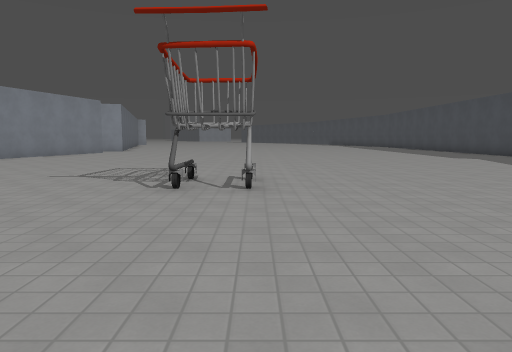
View 1 (above)

24 first-person views from a walk through a Godot game level. The camera is 1.4 m above the floor, tilts 6° down and sees 70° across. The floor is counted in squares, 2 m on a side. Each view is taken from the middle of a square. On the plan, view 1 faces up. The plan holds only what a view shows up to about 11 squares ahead; the rest is blank. The place goes on beyond the plan. Some surface patterns are stand-ins.

View 2
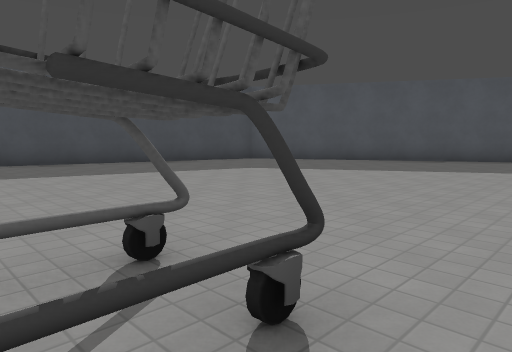

View 3
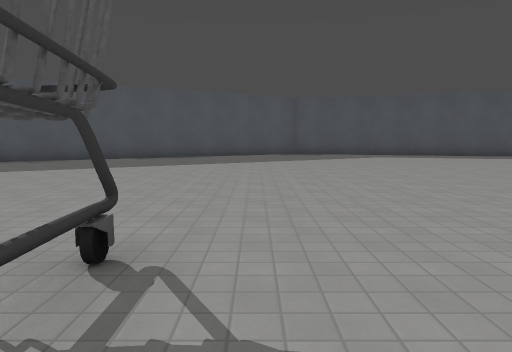

View 4
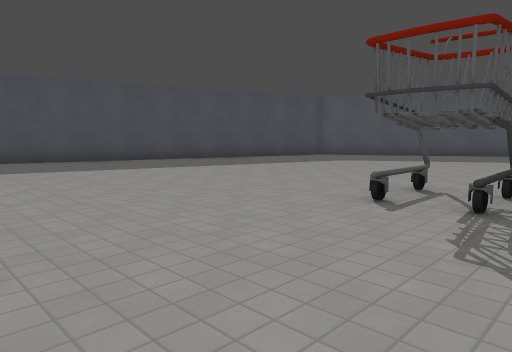

View 5
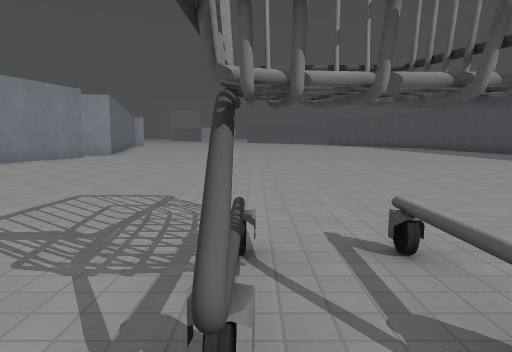

View 6
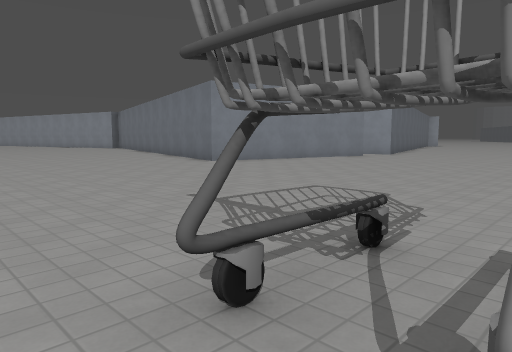

View 7
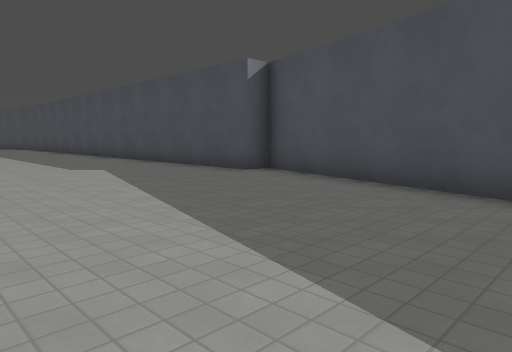

View 8
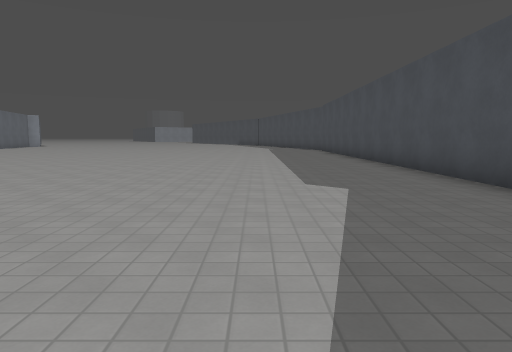

View 9
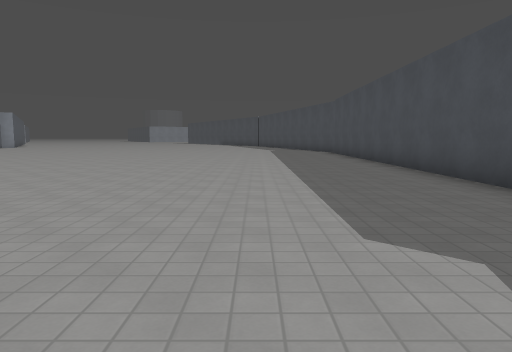

View 10
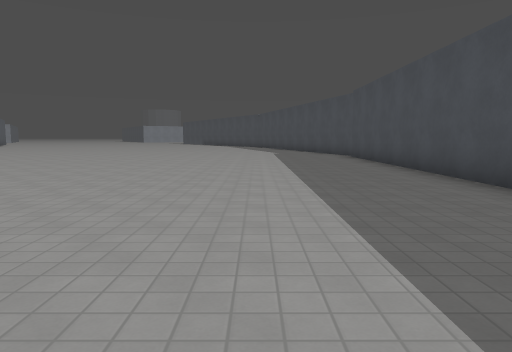

View 11
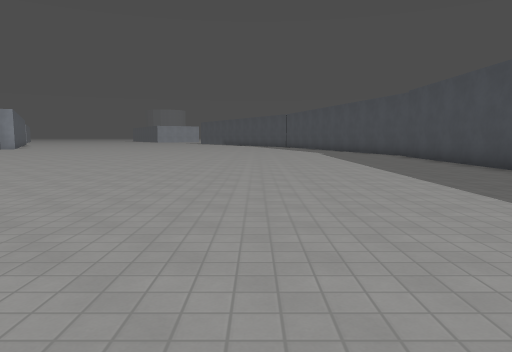

View 12
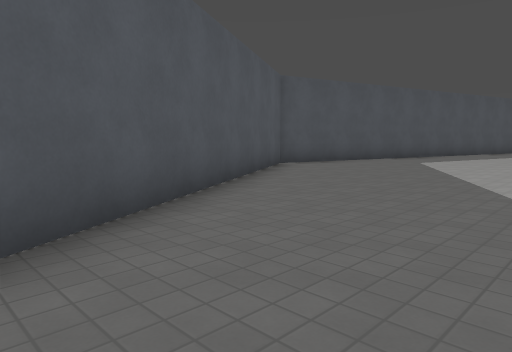

View 13
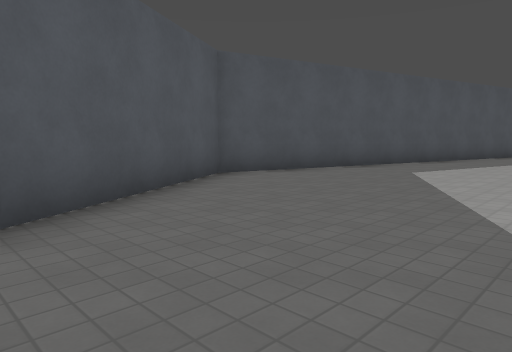

View 14
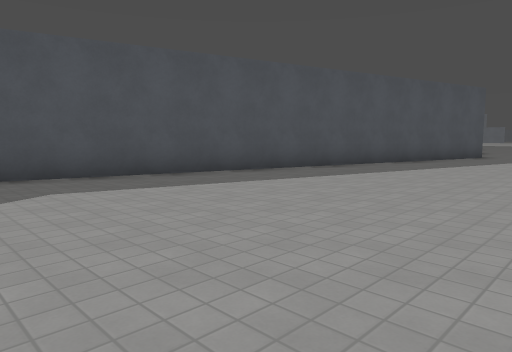

View 15
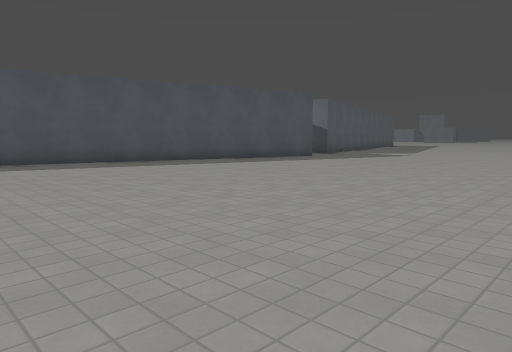

View 16
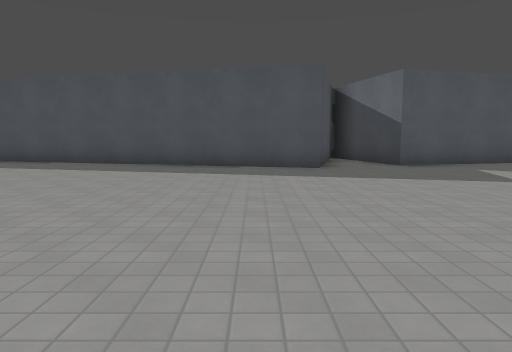

View 17
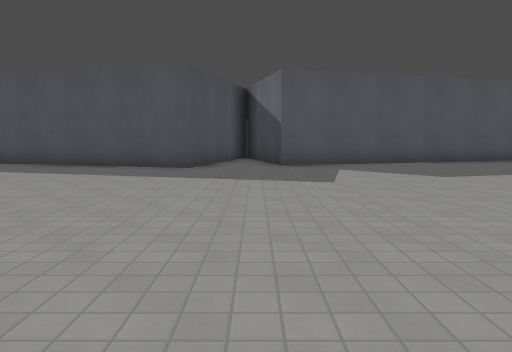

View 18
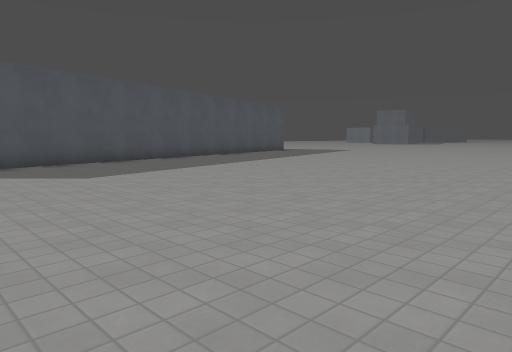

View 19
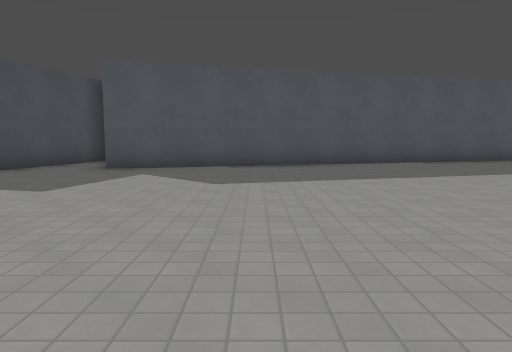

View 20
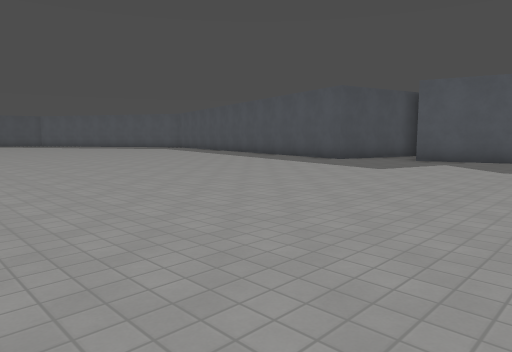

View 21
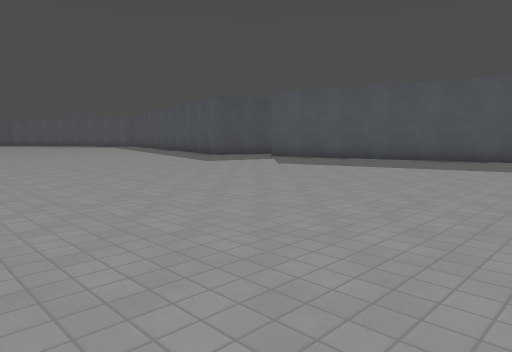

View 22
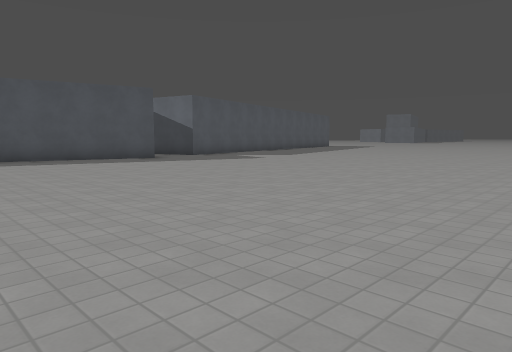

View 23
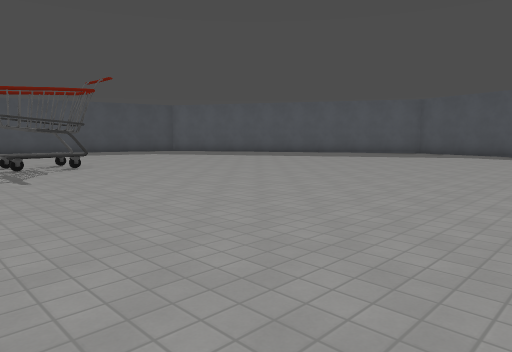

View 24
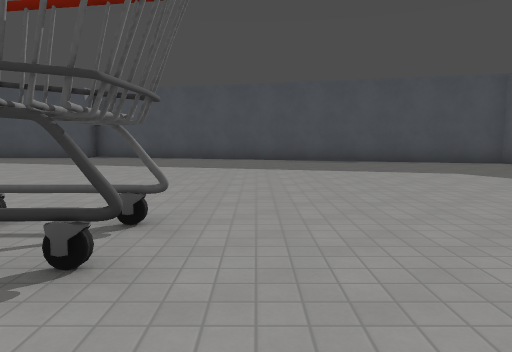

### Floor plan
Points are (right, up) in squares from view 1. A wall is a line through its corners. A room is listed if a view was taken in it or the views show most of it. See-through windows are left out.
Room 1 (views 1, 2, 3, 4, 5, 6, 7, 8, 9, 10, 11, 12, 13, 14, 15, 16, 17, 18, 19, 20, 21, 22, 23, 24)
walls: (-1.1, 5.2) (-1.1, 6.3); (-7.6, 15.1) (-7.9, 13.9); (-0.7, 5.8) (-0.7, 4.7); (-0.5, 5.7) (-0.5, 4.6) (-1, 4.8) (-1.1, 4.7); (-0.5, 4.8) (-0.5, 5.8); (-0.3, 5.5) (-0.3, 4.9) (-0.8, 4.7) (-0.8, 5.8); (-0.3, 5.1) (-1.3, 4.8); (-0.3, 5) (-1, 5); (-0.3, 4.8) (-1, 5); (-0.3, 4.8) (-0.3, 5.8); (-0.2, 4.6) (-0.1, 4.9); (0, 5.1) (-0.2, 4.4) (-0.7, 5) (-1.1, 4.6); (-3, -8.3) (5.4, -3.5); (6.8, -2.6) (10.2, 9.8); (9.5, 9.8) (9.5, 24.1); (-20.5, -8.1) (-19.5, -4.4) (-4.8, -8.3); (-31.5, -7.9) (-21.6, -5.2) (-21.1, -7.1)

Where each view was taken, in squares from view 1:
view 1: 0 up, 0 right, facing up
view 2: 6 up, 2 left, facing down-right
view 3: 7 up, 2 left, facing down
view 4: 10 up, 2 left, facing down-right
view 5: 4 up, 1 left, facing up
view 6: 4 up, 0 right, facing up-left
view 7: 4 up, 4 right, facing up-right
view 8: 7 up, 6 right, facing up
view 9: 10 up, 6 right, facing up
view 10: 13 up, 6 right, facing up
view 11: 13 up, 4 right, facing up
view 12: 2 down, 4 right, facing down-left
view 13: 3 down, 1 right, facing down-left
view 14: 1 down, 5 left, facing down-left
view 15: 4 up, 8 left, facing down-left
view 16: 4 up, 18 left, facing down
view 17: 4 up, 21 left, facing down
view 18: 4 up, 22 left, facing down-left
view 19: 3 up, 25 left, facing down
view 20: 6 up, 26 left, facing down-right
view 21: 5 up, 31 left, facing down-right
view 22: 7 up, 13 left, facing down-left
view 23: 8 up, 10 left, facing down-right
view 24: 4 up, 3 left, facing right
